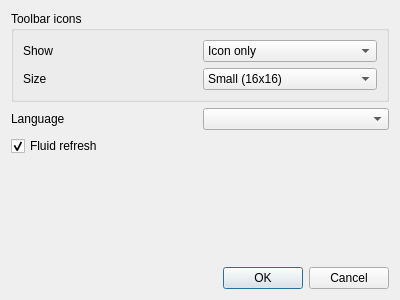
<?xml version="1.0" encoding="UTF-8"?>
<ui version="4.0">
 <class>config_dialog</class>
 <widget class="QDialog" name="config_dialog">
  <property name="geometry">
   <rect>
    <x>0</x>
    <y>0</y>
    <width>400</width>
    <height>300</height>
   </rect>
  </property>
  <property name="sizePolicy">
   <sizepolicy hsizetype="Fixed" vsizetype="Fixed">
    <horstretch>0</horstretch>
    <verstretch>0</verstretch>
   </sizepolicy>
  </property>
  <property name="windowTitle">
   <string>Dialog</string>
  </property>
  <layout class="QGridLayout" name="gridLayout_2">
   <item row="0" column="0" colspan="2">
    <widget class="QGroupBox" name="groupBox">
     <property name="sizePolicy">
      <sizepolicy hsizetype="Preferred" vsizetype="Fixed">
       <horstretch>0</horstretch>
       <verstretch>0</verstretch>
      </sizepolicy>
     </property>
     <property name="title">
      <string>Toolbar icons</string>
     </property>
     <layout class="QGridLayout" name="gridLayout">
      <item row="0" column="0">
       <widget class="QLabel" name="label">
        <property name="text">
         <string>Show</string>
        </property>
       </widget>
      </item>
      <item row="0" column="1">
       <widget class="QComboBox" name="icon_show_combo">
        <item>
         <property name="text">
          <string>Icon only</string>
         </property>
        </item>
        <item>
         <property name="text">
          <string>Text only</string>
         </property>
        </item>
        <item>
         <property name="text">
          <string>Icon besides text</string>
         </property>
        </item>
        <item>
         <property name="text">
          <string>Icon below text</string>
         </property>
        </item>
       </widget>
      </item>
      <item row="1" column="0">
       <widget class="QLabel" name="label_2">
        <property name="text">
         <string>Size</string>
        </property>
       </widget>
      </item>
      <item row="1" column="1">
       <widget class="QComboBox" name="icon_size_combo">
        <item>
         <property name="text">
          <string>Small (16x16)</string>
         </property>
        </item>
        <item>
         <property name="text">
          <string>Medium (24x24)</string>
         </property>
        </item>
        <item>
         <property name="text">
          <string>Large (48x48)</string>
         </property>
        </item>
        <item>
         <property name="text">
          <string>Huge (64x64)</string>
         </property>
        </item>
       </widget>
      </item>
     </layout>
    </widget>
   </item>
   <item row="1" column="0">
    <widget class="QLabel" name="label_3">
     <property name="text">
      <string>Language</string>
     </property>
    </widget>
   </item>
   <item row="1" column="1">
    <widget class="QComboBox" name="language_combo"/>
   </item>
   <item row="4" column="0" colspan="2">
    <widget class="QDialogButtonBox" name="buttonBox">
     <property name="orientation">
      <enum>Qt::Horizontal</enum>
     </property>
     <property name="standardButtons">
      <set>QDialogButtonBox::Cancel|QDialogButtonBox::Ok</set>
     </property>
    </widget>
   </item>
   <item row="3" column="0" colspan="2">
    <spacer name="verticalSpacer">
     <property name="orientation">
      <enum>Qt::Vertical</enum>
     </property>
     <property name="sizeHint" stdset="0">
      <size>
       <width>20</width>
       <height>40</height>
      </size>
     </property>
    </spacer>
   </item>
   <item row="2" column="0" colspan="2">
    <widget class="QCheckBox" name="fluid_check">
     <property name="toolTip">
      <string>Enable Knot redraw while moving nodes</string>
     </property>
     <property name="text">
      <string>Fluid refresh</string>
     </property>
     <property name="checked">
      <bool>true</bool>
     </property>
    </widget>
   </item>
  </layout>
 </widget>
 <resources/>
 <connections>
  <connection>
   <sender>buttonBox</sender>
   <signal>accepted()</signal>
   <receiver>config_dialog</receiver>
   <slot>accept()</slot>
   <hints>
    <hint type="sourcelabel">
     <x>248</x>
     <y>254</y>
    </hint>
    <hint type="destinationlabel">
     <x>157</x>
     <y>274</y>
    </hint>
   </hints>
  </connection>
  <connection>
   <sender>buttonBox</sender>
   <signal>rejected()</signal>
   <receiver>config_dialog</receiver>
   <slot>reject()</slot>
   <hints>
    <hint type="sourcelabel">
     <x>316</x>
     <y>260</y>
    </hint>
    <hint type="destinationlabel">
     <x>286</x>
     <y>274</y>
    </hint>
   </hints>
  </connection>
 </connections>
</ui>
